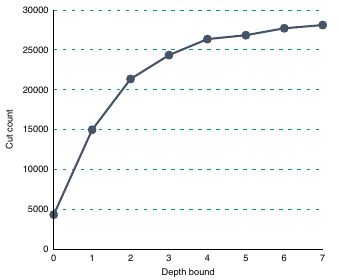

gnuplot code for this plot:

set fontpath "/usr/share/texmf/fonts/type1/urw/times"
#set terminal postscript enhanced "Times-Roman" 18 fontfile "utmr8a.pfb"
set terminal pdf enhanced size 3.4,2.8 font "Times-Roman,10" lw 1

set style line 2 lc rgb 'black' lt 1 lw 1
set output "expression-count.pdf"
set datafile separator ","
#set boxwidth
#set style data histogram
#set style histogram cluster gap 1
#set style fill solid
set border 3

set style line 1 \
    linecolor rgb '#0060ad' \
    linetype 1 linewidth 3 \
    pointtype 7 pointsize 0.8

#set grid ls 4 #linestyle 4
set tics scale 0

set xtics format ""
#set xtic rotate by -18 scale 0
set grid ytics lt 2 dt 2

#
# Label the axis
#
set xlabel "Depth bound"
set ylabel "Cut count"

set yrange [0:30000]
set xrange [0:7]

#
# Plot the average of the three data points
#   xticlabels: Tells the plot where to find the x-axis labels
#


plot "loop.csv" using 1:3:xticlabels(1) notitle with linespoints ls 1 lc rgb "#475468"